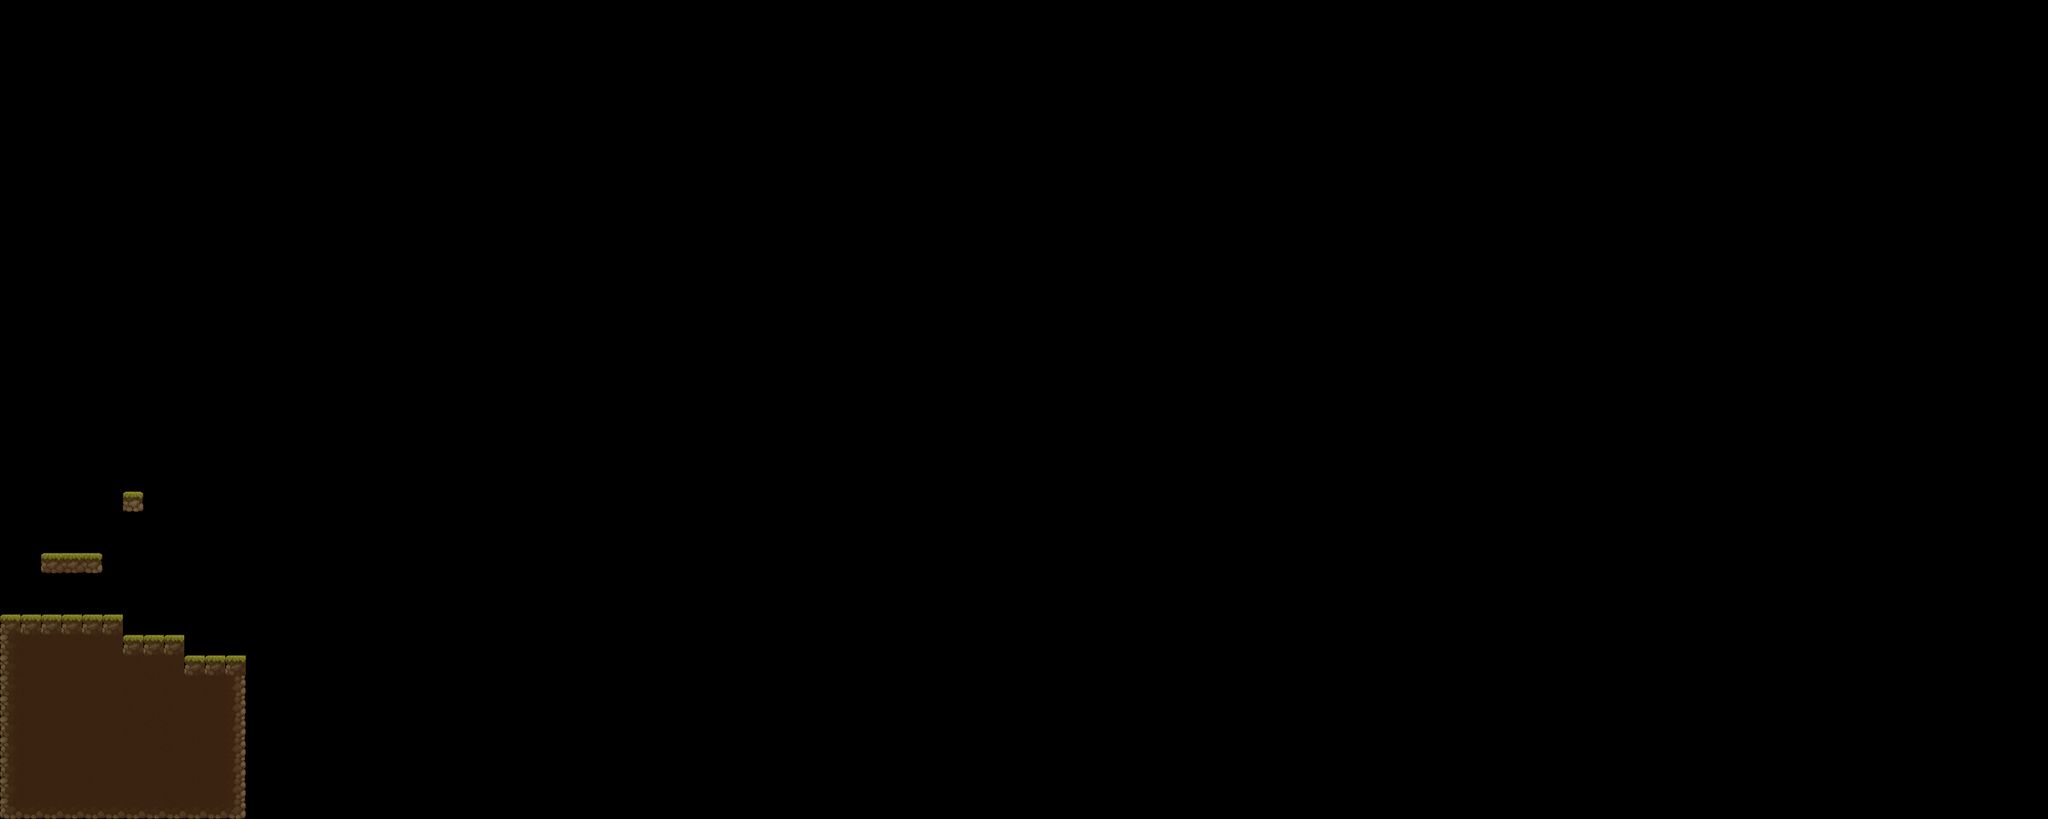

A level layout from a 2D game, rendered from its tile map. Below: a short description, then the map file with tile-grid data replaced by summaries:
An orthogonal 100x40 tile map with 32x32 px tiles, 1 tile layer (Ground).

<map version="1.9" tiledversion="1.9.2" orientation="orthogonal" renderorder="right-down" width="100" height="40" tilewidth="32" tileheight="32" infinite="0" nextlayerid="2" nextobjectid="1">
 <tileset firstgid="1" source="../Tiles/tilesPlain.tsx" />
 <layer id="1" name="Ground" width="100" height="40">
  <data>[4000 cells, 115 non-empty, 11 distinct tile ids]</data>
 </layer>
</map>
